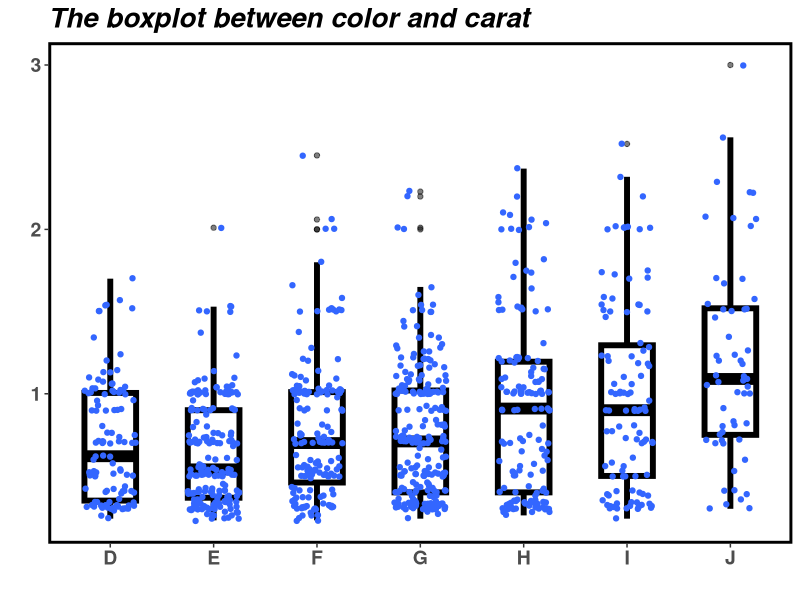
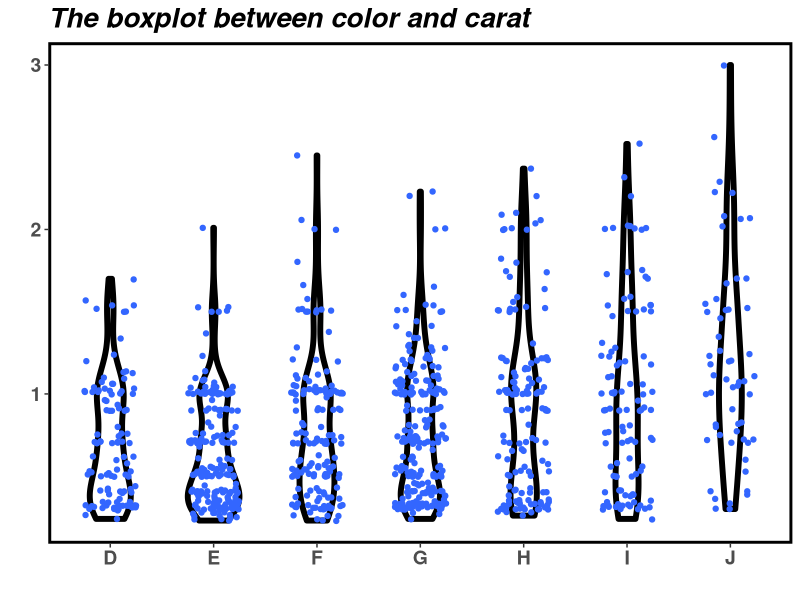
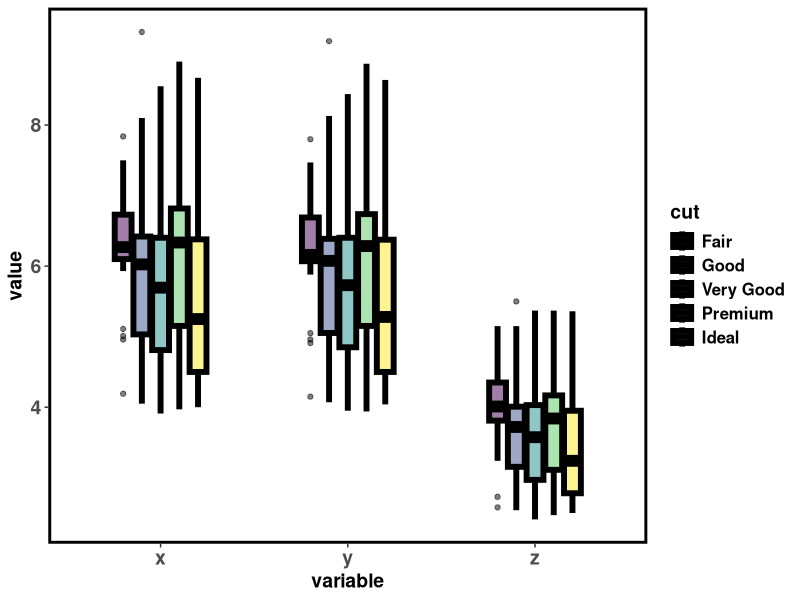

These figures' R source, in order:
## ---- chunk 1
require(ggplot2)
require(reshape2)
## ---- chunk 2

JV.theme<-   theme(plot.title = element_text(color="black", size=20, face="bold.italic"),
                   axis.title.x = element_text( face="bold",size=14),
                   axis.title.y = element_text(color="black", size=14, face="bold"),
                   legend.title =element_text(face = "bold", size = 14, color = "black"),
                   legend.text = element_text(face = "bold", size = 12),
                   axis.text.x = element_text(face="bold",size=14),
                   axis.text.y = element_text(face="bold", size=14),
                   panel.background = element_rect(fill = "white"),
                   panel.border = element_rect(fill = "NA", colour = "black", size = 2)
                   )
## ---- chunk 3
data(diamonds)
set.seed(42)
small <- diamonds[sample(nrow(diamonds), 1000), ]
head(small)
## ---- chunk 4
bp <- ggplot(small,aes(color,carat))  + geom_boxplot(colour = "black",alpha=0.5,size = 2,width = 0.5)
bp <- bp + geom_jitter(width = 0.25,colour = "#3366FF")
bp <- bp + labs(x = "",y = "",title="The boxplot between color and carat") 

bp + JV.theme
## ---- chunk 5
bp <- ggplot(small,aes(color,carat))  + geom_violin(colour = "black",alpha=0.5,size = 2,width = 0.5)
bp <- bp + geom_jitter(width = 0.25,colour = "#3366FF")
bp <- bp + labs(x = "",y = "",title="The boxplot between color and carat") 

bp + JV.theme
## ---- chunk 6
eg<- small[,c(2,8:10)]
eg.m<- melt(eg)
head(eg.m)
bp <- ggplot(eg.m,aes(x=variable,y=value,fill=cut))  + geom_boxplot(colour = "black",alpha=0.5,size = 2,width = 0.5)

bp + JV.theme
